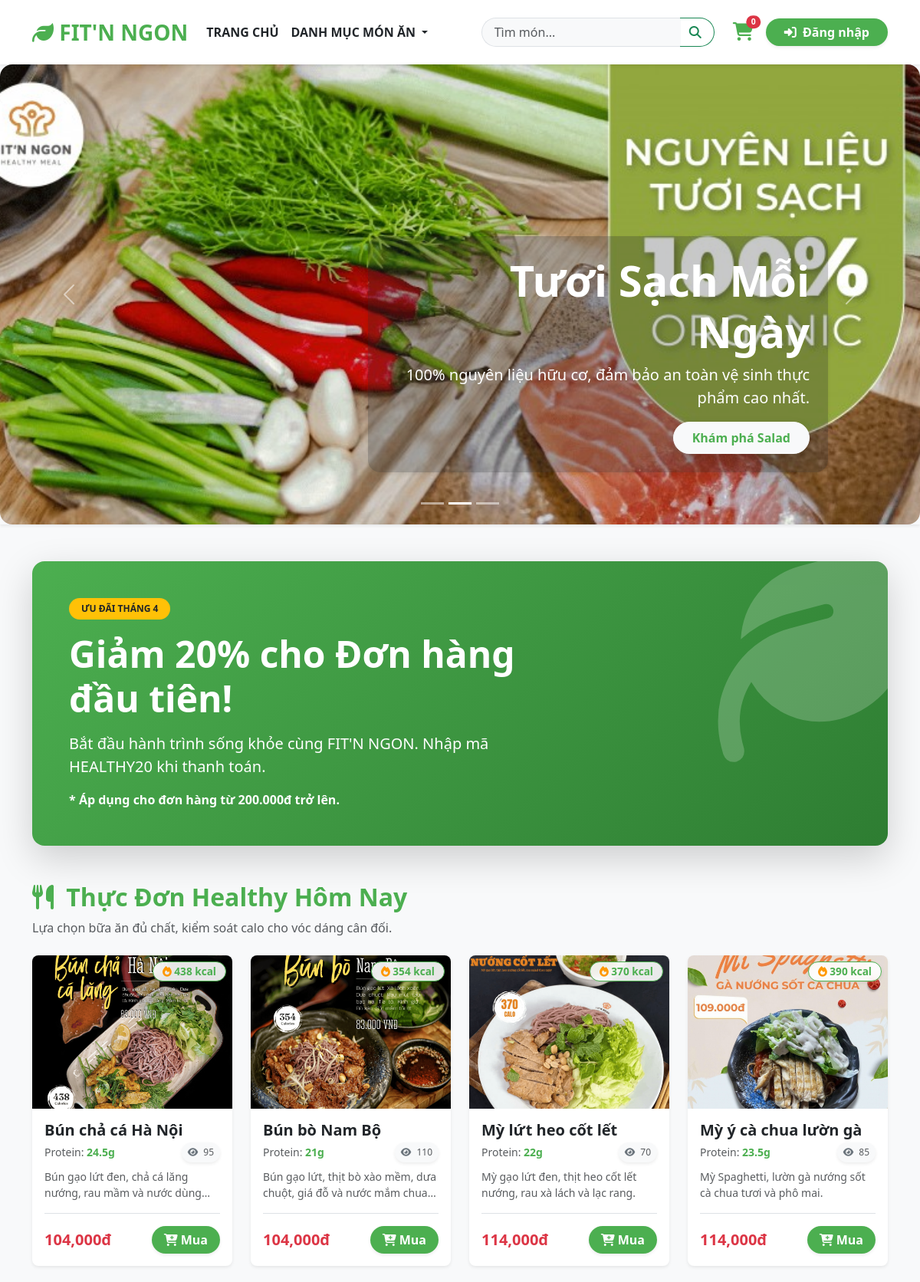
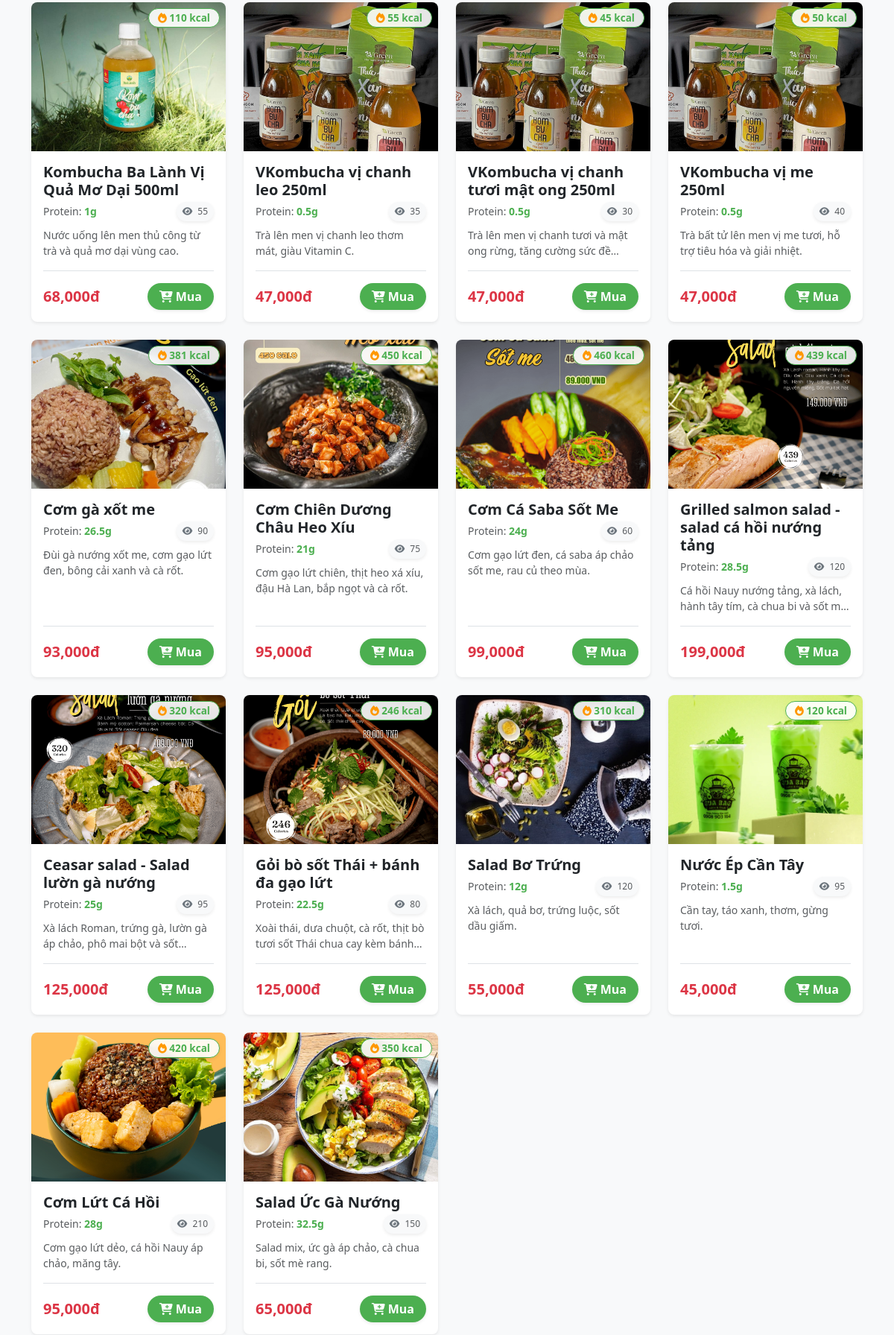
The page /public (upper part) on the database its author committed (2 pictures, top to bottom).
### tables this page shows
CREATE TABLE `mathang` (
  `id` int(11) NOT NULL AUTO_INCREMENT,
  `tenmathang` varchar(255) NOT NULL,
  `mota` text,
  `gia` int(11) NOT NULL DEFAULT '0',
  `hinhanh` varchar(255) DEFAULT NULL,
  `danhmuc_id` int(11) NOT NULL,
  `calo` int(11) DEFAULT '0',       
  `protein` float DEFAULT '0',      
  `luotxem` int(11) DEFAULT '0',
  `luotban` int(11) DEFAULT '0',    
  `soluong` int(11) DEFAULT '100',
  `trangthai` tinyint(1) DEFAULT '1',
  `giamgia` INT DEFAULT 0,
  PRIMARY KEY (`id`),
  CONSTRAINT `fk_mathang_danhmuc` FOREIGN KEY (`danhmuc_id`) REFERENCES `danhmuc`(`id`) ON DELETE CASCADE
);

### model/mathang.php (called while the page is built, shortened)
<?php
class MATHANG
{
    public function laymathang()
    {
        $dbcon = DATABASE::connect();
        try {
            $sql = "SELECT m.* FROM mathang m
                    JOIN danhmuc d ON m.danhmuc_id = d.id
                    WHERE m.trangthai = 1 AND d.trangthai = 1
                    ORDER BY m.id DESC";
            $cmd = $dbcon->prepare($sql);
            $cmd->execute();
            return $cmd->fetchAll();
        } catch (PDOException $e) {
            exit($e->getMessage());
        }
    }
    public function laymathangnoibat()
    {
        $dbcon = DATABASE::connect();
        try {
            $sql = "SELECT m.* FROM mathang m
                    JOIN danhmuc d ON m.danhmuc_id = d.id
                    WHERE m.trangthai = 1 AND d.trangthai = 1
                    ORDER BY m.luotxem DESC LIMIT 3";
            $cmd = $dbcon->prepare($sql);
            $cmd->execute();
            return $cmd->fetchAll();
        } catch (PDOException $e) {
            exit($e->getMessage());
        }
    }
    public function laymathangbanchay()
    {
        $dbcon = DATABASE::connect();
        try {
            $sql = "SELECT m.* FROM mathang m
                    JOIN danhmuc d ON m.danhmuc_id = d.id
                    WHERE m.trangthai = 1 AND d.trangthai = 1
                    ORDER BY m.luotban DESC LIMIT 3";
            $cmd = $dbcon->prepare($sql);
            $cmd->execute();
            return $cmd->fetchAll();
        } catch (PDOException $e) {
            exit($e->getMessage());
        }
    }
}
?>

### public/main.php (the view, shortened to what this page needs)
<?php include("inc/top.php"); ?>
<?php if (!isset($_GET["action"]) || $_GET["action"] == "null"): ?>
    <?php include("inc/carousel.php"); ?>
    <div class="container mt-5">
        <div class="row mb-5">
            <div class="col-12">
                <div class="p-4 p-md-5 text-white rounded-4 shadow-lg"
                    style="background: linear-gradient(135deg, #4CAF50 0%, #2E7D32 100%); position: relative; overflow: hidden;">
                    <div class="col-md-7 px-0 position-relative" style="z-index: 2;">
                        <span class="badge bg-warning text-dark rounded-pill px-3 py-2 mb-3 fw-bold">ƯU ĐÃI THÁNG 4</span>
                        <h1 class="display-5 fw-bold">Giảm 20% cho Đơn hàng đầu tiên!</h1>
                        <p class="lead my-3">Bắt đầu hành trình sống khỏe cùng FIT'N NGON. Nhập mã
                            <strong>HEALTHY20</strong> khi thanh toán.
                        </p>
                        <p class="mb-0 fw-bold">* Áp dụng cho đơn hàng từ 200.000đ trở lên.</p>
                    </div>
                    <div class="d-none d-lg-block position-absolute"
                        style="right: -50px; top: -50px; opacity: 0.2; transform: rotate(-15deg);">
                        <i class="fa-solid fa-leaf" style="font-size: 300px;"></i>
                    </div>
                </div>
            </div>
        </div>
    </div>
<?php endif; ?>
<div class="container my-5">
    <div class="row mb-4 align-items-end" id="menu">
        <div class="col-md-8">
            <h2 class="text-green fw-bold mb-0">
                <i class="fa-solid fa-utensils me-2"></i>
                <?php echo isset($tieude) ? $tieude : "Thực Đơn Healthy Hôm Nay"; ?>
            </h2>
            <p class="text-muted mt-2 mb-0">Lựa chọn bữa ăn đủ chất, kiểm soát calo cho vóc dáng cân đối.</p>
        </div>
    </div>
    <div class="row g-4 mb-5">
        <?php if (count($mathang) > 0): ?>
            <?php foreach ($mathang as $m): ?>
                <div class="col-12 col-sm-6 col-md-4 col-lg-3">
                    <div class="card product-card h-100 shadow-sm border-0 rounded-3 overflow-hidden position-relative">
                        <span class="calo-badge badge bg-white text-green position-absolute top-0 end-0 m-2 shadow-sm"
                            style="z-index: 10; border-radius: 20px; font-weight: bold; border: 1px solid #4CAF50;">
                            <i class="fa-solid fa-fire text-orange"></i> <?php echo $m["calo"]; ?> kcal
                        </span>
                        <a href="?action=detail&id=<?php echo $m["id"]; ?>">
                            <img src="../images/products/<?php echo $m["hinhanh"]; ?>" class="card-img-top"
                                alt="<?php echo $m["tenmathang"]; ?>" style="height: 200px; object-fit: cover;">
                        </a>
                        <div class="card-body d-flex flex-column">
                            <h5 class="card-title fw-bold text-dark mb-1"><?php echo $m["tenmathang"]; ?></h5>
                            <div class="d-flex justify-content-between align-items-center mb-2">
                                <small class="text-muted">
                                    Protein: <strong class="text-green"><?php echo $m["protein"]; ?>g</strong>
                                </small>
                                <small class="text-muted shadow-sm px-2 py-1 rounded-pill bg-light" style="font-size: 0.75rem;">
                                    <i class="fa-solid fa-eye text-secondary me-1"></i>
                                    <?php echo number_format($m["luotxem"]); ?>
                                </small>
                            </div>
                            <p class="card-text text-muted small mb-3 text-clamp">
                                <?php echo $m["mota"]; ?>
                            </p>
                            <div class="mt-auto d-flex justify-content-between align-items-center border-top pt-3">
                                <div class="d-flex flex-column justify-content-center">
                                    <?php if (isset($m["giamgia"]) && $m["giamgia"] > 0): ?>
                                        <?php $gia_moi = $m["gia"] * (1 - $m["giamgia"] / 100); ?>
                                        <small class="text-muted text-decoration-line-through mb-0"
                                            style="font-size: 0.75rem; line-height: 1;">
                                            <?php echo number_format($m["gia"]); ?>đ
                                        </small>
                                        <span class="text-danger fw-bold fs-5 lh-1">
                                            <?php echo number_format($gia_moi); ?>đ
                                        </span>
                                    <?php else: ?>
                                        <span class="text-danger fw-bold fs-5 lh-1">
                                            <?php echo number_format($m["gia"]); ?>đ
                                        </span>
                                    <?php endif; ?>
                                </div>
                                <a href="?action=chovaogio&id=<?php echo $m["id"]; ?>"
                                    class="btn btn-green rounded-pill px-3 fw-bold shadow-sm d-flex align-items-center"
                                    style="height: fit-content; padding-top: 6px; padding-bottom: 6px;">
                                    <i class="fa-solid fa-cart-plus me-1"></i> Mua
                                </a>
                            </div>
                        </div>
                    </div>
                </div>
            <?php endforeach; ?>
        <?php else: ?>
            <div class="col-12 text-center py-5">
                <p class="text-muted">Không tìm thấy món ăn nào phù hợp.</p>
            </div>
        <?php endif; ?>
    </div>
</div>

### public/inc/css/main-style.css (style rules this page uses)
:root { --primary-green: #4caf50; --dark-green: #2e7d32; --light-green: #f1f8e9; --price-red: #d32f2f; --orange-calo: #ff9800; }
.text-green { color: var(--primary-green) !important; }
.text-orange { color: var(--orange-calo) !important; }
.btn-green { background-color: var(--primary-green); color: white; border: none; font-weight: 600; transition: all 0.3s ease; }
.product-card { transition: all 0.3s cubic-bezier(0.25, 0.8, 0.25, 1); border: none !important; }
.product-card img { transition: transform 0.5s ease; }
.calo-badge { border-radius: 20px; padding: 5px 12px; font-size: 0.85rem; backdrop-filter: blur(5px); background-color: rgba(255, 255, 255, 0.9) !important; }
body { display: flex; flex-direction: column; min-height: 100vh; margin: 0; }

### public/inc/top.php (style rules this page uses)
.text-green { color: #4CAF50 !important; }
.btn-green { background-color: #4CAF50; color: white; border: none; }

### public/inc/bottom.php (style rules this page uses)
.text-green { color: #4CAF50; }
.text-orange { color: #ff9800; }

### public/main.php (style rules this page uses)
body { background-color: #f8f9fa; }
.text-green { color: #4CAF50; }
.btn-green { background-color: #4CAF50; color: white; border: none; }
.product-card { transition: transform 0.3s ease; }
.text-clamp { display: -webkit-box; -webkit-line-clamp: 2; -webkit-box-orient: vertical; overflow: hidden; }
.text-orange { color: #ff9800; }

### rows shown on the page
mathang: calo "438", hinhanh (picture), tenmathang "Bún chả cá Hà Nội", protein "24.5", luotxem "95", mota "Bún gạo lứt đen, chả cá lăng nướng, rau mầm và nước…", gia "104,000"
mathang: calo "354", hinhanh (picture), tenmathang "Bún bò Nam Bộ", protein "21", luotxem "110", mota "Bún gạo lứt, thịt bò xào mềm, dưa chuột, giá đỗ và nước mắm…", gia "104,000"
mathang: calo "370", hinhanh (picture), tenmathang "Mỳ lứt heo cốt lết", protein "22", luotxem "70", mota "Mỳ gạo lứt đen, thịt heo cốt lết nướng, rau xà lách và lạc rang.", gia "114,000"
mathang: calo "390", hinhanh (picture), tenmathang "Mỳ ý cà chua lườn gà", protein "23.5", luotxem "85", mota "Mỳ Spaghetti, lườn gà nướng sốt cà chua tươi và phô mai.", gia "114,000"
mathang: calo "110", hinhanh (picture), tenmathang "Kombucha Ba Lành Vị Quả Mơ Dại 500ml", protein "1", luotxem "55", mota "Nước uống lên men thủ công từ trà và quả mơ dại vùng cao.", gia "68,000"
mathang: calo "55", hinhanh (picture), tenmathang "VKombucha vị chanh leo 250ml", protein "0.5", luotxem "35", mota "Trà lên men vị chanh leo thơm mát, giàu Vitamin C.", gia "47,000"
mathang: calo "45", hinhanh (picture), tenmathang "VKombucha vị chanh tươi mật ong 250ml", protein "0.5", luotxem "30", mota "Trà lên men vị chanh tươi và mật ong rừng, tăng cường sức…", gia "47,000"
mathang: calo "50", hinhanh (picture), tenmathang "VKombucha vị me 250ml", protein "0.5", luotxem "40", mota "Trà bất tử lên men vị me tươi, hỗ trợ tiêu hóa và giải nhiệt.", gia "47,000"
mathang: calo "381", hinhanh (picture), tenmathang "Cơm gà xốt me", protein "26.5", luotxem "90", mota "Đùi gà nướng xốt me, cơm gạo lứt đen, bông cải xanh và cà rốt.", gia "93,000"
mathang: calo "450", hinhanh (picture), tenmathang "Cơm Chiên Dương Châu Heo Xíu", protein "21", luotxem "75", mota "Cơm gạo lứt chiên, thịt heo xá xíu, đậu Hà Lan, bắp ngọt và cà rốt.", gia "95,000"
mathang: calo "460", hinhanh (picture), tenmathang "Cơm Cá Saba Sốt Me", protein "24", luotxem "60", mota "Cơm gạo lứt đen, cá saba áp chảo sốt me, rau củ theo mùa.", gia "99,000"
mathang: calo "439", hinhanh (picture), tenmathang "Grilled salmon salad - salad cá hồi nướng tảng", protein "28.5", luotxem "120", mota "Cá hồi Nauy nướng tảng, xà lách, hành tây tím, cà chua bi và sốt…", gia "199,000"
mathang: calo "320", hinhanh (picture), tenmathang "Ceasar salad - Salad lườn gà nướng", protein "25", luotxem "95", mota "Xà lách Roman, trứng gà, lườn gà áp chảo, phô mai bột và…", gia "125,000"
mathang: calo "246", hinhanh (picture), tenmathang "Gỏi bò sốt Thái + bánh đa gạo lứt", protein "22.5", luotxem "80", mota "Xoài thái, dưa chuột, cà rốt, thịt bò tươi sốt Thái chua cay kèm…", gia "125,000"
mathang: calo "310", hinhanh (picture), tenmathang "Salad Bơ Trứng", protein "12", luotxem "120", mota "Xà lách, quả bơ, trứng luộc, sốt dầu giấm.", gia "55,000"
mathang: calo "120", hinhanh (picture), tenmathang "Nước Ép Cần Tây", protein "1.5", luotxem "95", mota "Cần tay, táo xanh, thơm, gừng tươi.", gia "45,000"
mathang: calo "420", hinhanh (picture), tenmathang "Cơm Lứt Cá Hồi", protein "28", luotxem "210", mota "Cơm gạo lứt dẻo, cá hồi Nauy áp chảo, măng tây.", gia "95,000"
mathang: calo "350", hinhanh (picture), tenmathang "Salad Ức Gà Nướng", protein "32.5", luotxem "150", mota "Salad mix, ức gà áp chảo, cà chua bi, sốt mè rang.", gia "65,000"

### other values the page prints
$sl "0"
